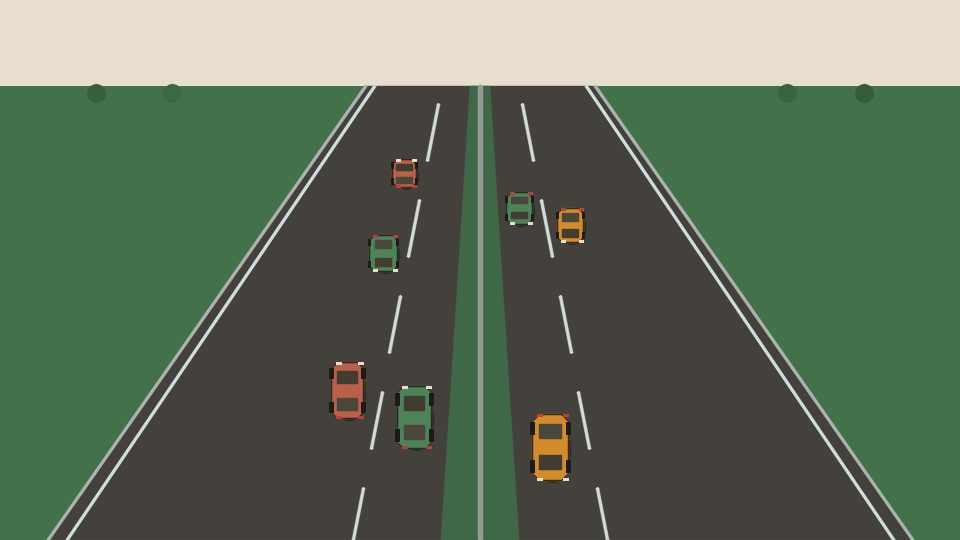
#> input picture tests/fixtures/direction_flow_recording/frame-000020.jpg, 960 x 540 px
$ python -i quality.py   (imports and definitions only)   (older library calls are emulated)
#> lines starting #> are read from the running program, lines starting #| are printed output that depends on the picture
#> further down, picture is the input picture: shape (540, 960, 3); mean B, G, R 91.4, 112, 96.8
### src/visionflow/media.py
"""Image, video, and explicitly permitted camera sources for VisionFlow."""

from __future__ import annotations

import math
import time
from collections.abc import Iterator, Mapping
from pathlib import Path
from typing import Protocol

import cv2
import numpy as np

from visionflow.contracts import Frame, InputConfig, MediaError


MAX_IMAGE_BYTES = 20 * 1024 * 1024
MAX_IMAGE_PIXELS = 16_000_000
MAX_IMAGE_DIMENSION = 8_192
MAX_VIDEO_BYTES = 256 * 1024 * 1024


class FrameSource(Protocol):
    """A stateful source whose cursor can continue across workflow steps."""

    source_id: str

    def read(self) -> Frame | None:
        """Return the next frame, or None when this source is exhausted."""

    def close(self) -> None:
        """Release any source resources."""


def _validate_positive_frame_limit(max_frames: int) -> None:
    if isinstance(max_frames, bool) or not isinstance(max_frames, int) or max_frames <= 0:
        raise MediaError("max_frames must be a strictly positive integer")


def _validate_image_array(image: np.ndarray, *, label: str = "image") -> tuple[int, int]:
#> called with label = 'image'
    if not isinstance(image, np.ndarray):
        raise MediaError(f"{label} must be a NumPy array")
    if image.dtype != np.uint8:
        raise MediaError(f"{label} must use uint8 pixels")
    if image.ndim == 2:
        height, width = image.shape
    elif image.ndim == 3 and image.shape[2] in (3, 4):
        height, width = image.shape[:2]
#> height = 540; width = 960
    else:
        raise MediaError(f"{label} must be grayscale, BGR, or BGRA")
    if width <= 0 or height <= 0:
        raise MediaError(f"{label} must not be empty")
    if width > MAX_IMAGE_DIMENSION or height > MAX_IMAGE_DIMENSION:
        raise MediaError(f"{label} resolution exceeds the dimension limit")
    if width * height > MAX_IMAGE_PIXELS:
        raise MediaError(f"{label} resolution exceeds the pixel limit")
    return width, height


# [31 lines left out: function read_image, not called in this run]


class ImageSource:
    """Read one image as one frame, then report end of input."""

    # [16 lines left out: functions __init__, read, not called in this run]

    def close(self) -> None:
        self._closed = True


class _CaptureSource:
    """Shared bounded cursor and cleanup logic for video and camera captures."""

    # [25 lines left out: function __init__, not called in this run]

    def read(self) -> Frame | None:
        return self._read_current_position()

    # [123 lines left out: functions _read_current_position, _capture_frame_index, close, not called in this run]


class VideoSource(_CaptureSource):
    """Stream a video file with one persistent cursor and a total frame cap."""

    # [122 lines left out: functions __init__, native_fps, timeline_position_seconds, observation_timeline_position_seconds, observation_timeline_position_seconds, read_at, not called in this run]


class CameraSource(_CaptureSource):
    """Open exactly one approved camera device ID; never enumerate devices."""

    # [63 lines left out: functions __init__, open_source, iter_video, not called in this run]


__all__ = [
    "CameraSource",
    "FrameSource",
    "ImageSource",
    "VideoSource",
    "iter_video",
    "open_source",
    "read_image",
]

### src/visionflow/tools/quality.py
"""OpenCV quality measurements for bounded image arrays."""

from __future__ import annotations

import cv2
import numpy as np

from visionflow.contracts import MediaError
from visionflow.media import _validate_image_array


def _grayscale(image: np.ndarray) -> np.ndarray:
    _validate_image_array(image)
    try:
        if image.ndim == 2:
            return image
        if image.shape[2] == 3:
            return cv2.cvtColor(image, cv2.COLOR_BGR2GRAY)
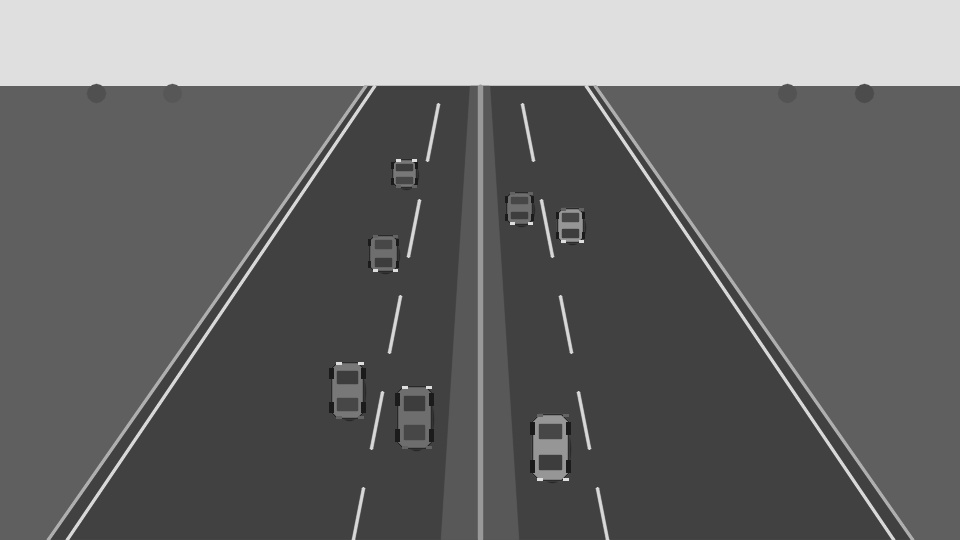
#> returned value: shape (540, 960); min 21, max 230, mean 105.1
        return cv2.cvtColor(image, cv2.COLOR_BGRA2GRAY)
    except cv2.error as exc:
        raise MediaError("cannot convert image to grayscale") from exc


def analyze_quality(image: np.ndarray) -> dict[str, float]:
    """Return Laplacian sharpness variance and mean grayscale brightness."""
    gray = _grayscale(image)
    try:
        laplacian = cv2.Laplacian(gray, cv2.CV_64F)
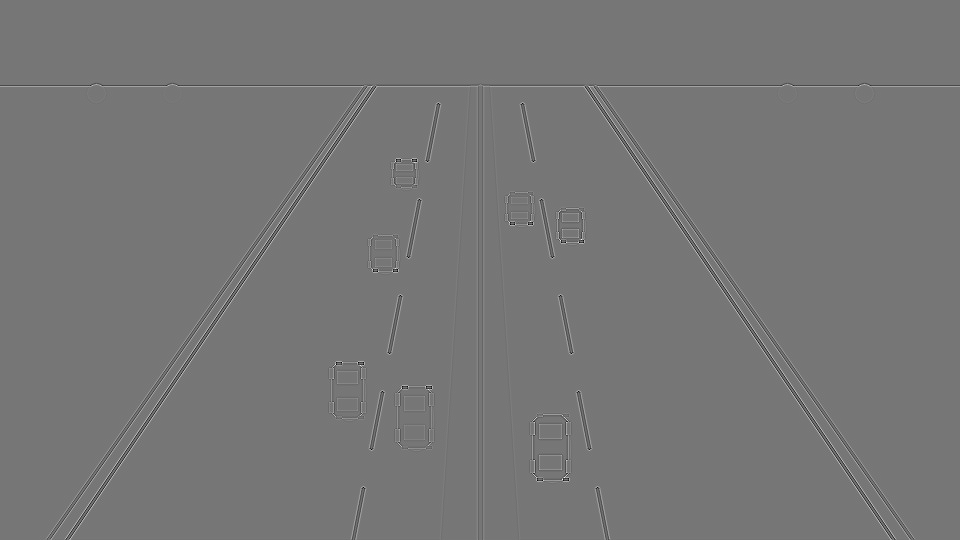
#> laplacian: shape (540, 960) float64; min -340, max 389, mean 0; drawn with min black and max white
    except cv2.error as exc:
        raise MediaError("cannot calculate image sharpness") from exc
    return {
        "sharpness_variance": float(np.var(laplacian, dtype=np.float64)),
        "brightness_mean": float(np.mean(gray, dtype=np.float64)),
    }


__all__ = ["analyze_quality"]

>>> import cv2
>>> picture = cv2.imread('../../../tests/fixtures/direction_flow_recording/frame-000020.jpg')
>>> result = analyze_quality(picture)
#> result = {'sharpness_variance': 455.7, 'brightness_mean': 105.1}
